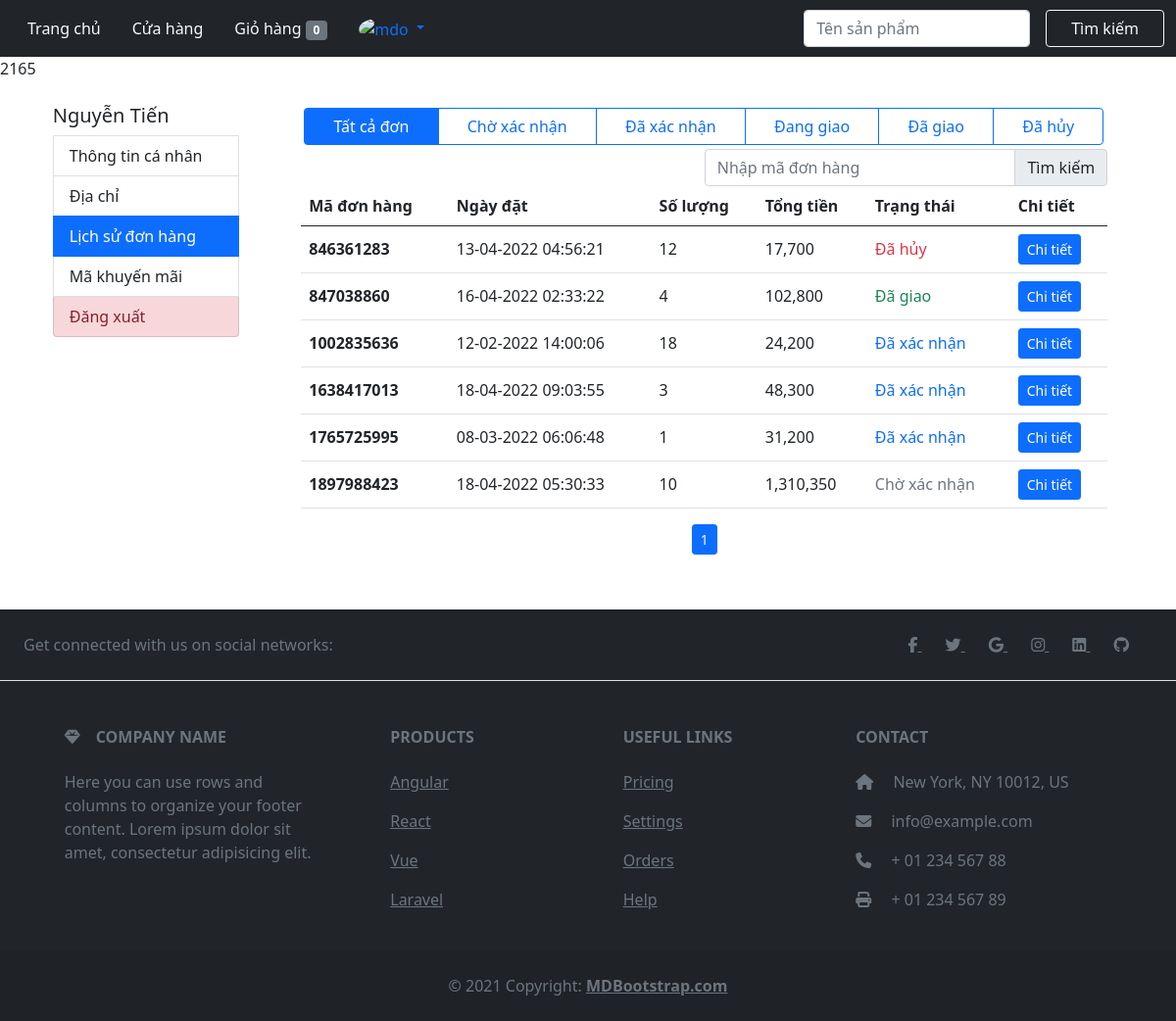
The app's page /user/lichsudonhang.php?lichsu&id=2165 (signed in) with its own data.
### tables this page shows
CREATE TABLE `hoadon` (
  `id_hoadon` int(11) NOT NULL,
  `id_user` int(11) NOT NULL,
  `ngaymua` datetime NOT NULL,
  `fullname` varchar(50) NOT NULL,
  `phone` varchar(11) NOT NULL,
  `address` varchar(100) NOT NULL,
  `total_product` int(11) NOT NULL,
  `magiamgia` varchar(100) DEFAULT NULL,
  `total_money` int(11) NOT NULL,
  `statuss` varchar(50) NOT NULL
);

### user/lichsudonhang.php (the view, shortened to what the rows shown need)
<!DOCTYPE html>
<html lang="en">
<head>
    <link href="https://cdn.jsdelivr.net/npm/bootstrap@5.0.2/dist/css/bootstrap.min.css" rel="stylesheet">
</head>
<body>
    <div class="container mt-4 mb-4">
        <div class="row justify-content-around">
            <div class="col-md-9 p-0">
                <div id="manhinh">
                    <div style="padding:0 1rem 1rem 1rem;" id="lichsudonhang">
                        <table class="table table-hover">
                            <thead>
                                <tr>
                                    <th scope="col">Mã đơn hàng</th>
                                    <th scope="col">Ngày đặt</th>
                                    <th scope="col">Số lượng</th>
                                    <th scope="col">Tổng tiền</th>
                                    <th scope="col">Trạng thái</th>
                                    <th scope="col">Chi tiết</th>
                                </tr>
                            </thead>
                            <tbody id="orderlist">
                                <?php require_once('../query.php');
                                if (isset($_GET['lichsu'])) {
                                    $id = $_SESSION['iduser'];
                                    $trangthai = isset($_GET['trangthai']) ? $_GET['trangthai'] : "";
                                    $page = isset($_GET['page']) ? $_GET['page'] : 1;
                                    $start = ($page - 1) * 10;
                                    if ($trangthai == '' || $trangthai == 'Tất cả đơn') {
                                        $sql = "SELECT * FROM hoadon WHERE id_user='$id' LIMIT $start, 10";
                                        $sql0 = "SELECT * FROM hoadon  WHERE id_user='$id' ";
                                    } else {
                                        $sql = "SELECT * FROM hoadon WHERE id_user='$id' AND statuss='{$trangthai}' LIMIT $start, 10";
                                        $sql0 = "SELECT * FROM hoadon WHERE id_user='$id' and statuss='{$trangthai}'";
                                    }
                                    $result = executeResult($sql);
                                    $resul1t = countRow($sql0);
                                    if ($result) {
                                        foreach ($result as $row) {
                                            echo '<tr>
                                                <th class="align-middle">
                                                    <p class="mb-0">' . $row['id_hoadon'] . '</p>
                                                </th>
                                                <td class="align-middle">
                                                    <p class="mb-0" style="font-weight: 500;">' . date("d-m-Y H:i:s", strtotime($row['ngaymua'])) . '</p>
                                                </td>
                                                <td class="align-middle">
                                                    <p class="mb-0" style="font-weight: 500;">' . number_format($row['total_product']) . '</p>
                                                </td>
                                                <td class="align-middle">
                                                    <p class="mb-0" style="font-weight: 500;">' . number_format($row['total_money']) . '</p>
                                                </td>';
                                            if ($row['statuss'] == 'Chờ xác nhận') {
                                                echo '<td class="align-middle">
                                                    <p class="mb-0 text-secondary" style="font-weight: 500;">' . $row['statuss'] . '</p>
                                                </td>';
                                            }
                                            if ($row['statuss'] == 'Đã xác nhận') {
                                                echo '<td class="align-middle">
                                                    <p class="mb-0 text-primary" style="font-weight: 500;">' . $row['statuss'] . '</p>
                                                </td>';
                                            }
                                            if ($row['statuss'] == 'Đã hủy') {
                                                echo '<td class="align-middle">
                                                    <p class="mb-0 text-danger" style="font-weight: 500;">' . $row['statuss'] . '</p>
                                                </td>';
                                            }
                                            if ($row['statuss'] == 'Đã giao') {
                                                echo '<td class="align-middle">
                                                    <p class="mb-0 text-success" style="font-weight: 500;">' . $row['statuss'] . '</p>
                                                </td>';
                                            }
                                            echo '<td class="align-middle">
                                                    <a class="mb-0 btn btn-sm btn-primary" href="./chitietdonhang_user.php?id=' . $row['id_hoadon'] . '">Chi tiết</a>
                                                </td>
                                        </tr>';
                                        }
                                    } else echo '<td class="align-middle" colspan="6">
                                                   Không tìm thấy
                                                </td>';
                                }
                                ?>
                            </tbody>
                        </table>
                    </div>
                </div>
            </div>
        </div>
    </div>
</body>
</html>

### records on screen
hoadon: id_hoadon "846361283", ngaymua "13-04-2022 04:56:21", total_product "12", total_money "17,700", statuss "Đã hủy"
hoadon: id_hoadon "847038860", ngaymua "16-04-2022 02:33:22", total_product "4", total_money "102,800", statuss "Đã giao"
hoadon: id_hoadon "1002835636", ngaymua "12-02-2022 14:00:06", total_product "18", total_money "24,200", statuss "Đã xác nhận"
hoadon: id_hoadon "1638417013", ngaymua "18-04-2022 09:03:55", total_product "3", total_money "48,300", statuss "Đã xác nhận"
hoadon: id_hoadon "1765725995", ngaymua "08-03-2022 06:06:48", total_product "1", total_money "31,200", statuss "Đã xác nhận"
hoadon: id_hoadon "1897988423", ngaymua "18-04-2022 05:30:33", total_product "10", total_money "1,310,350", statuss "Chờ xác nhận"

### other values on screen
$_SESSION['iduser'] "2165"
